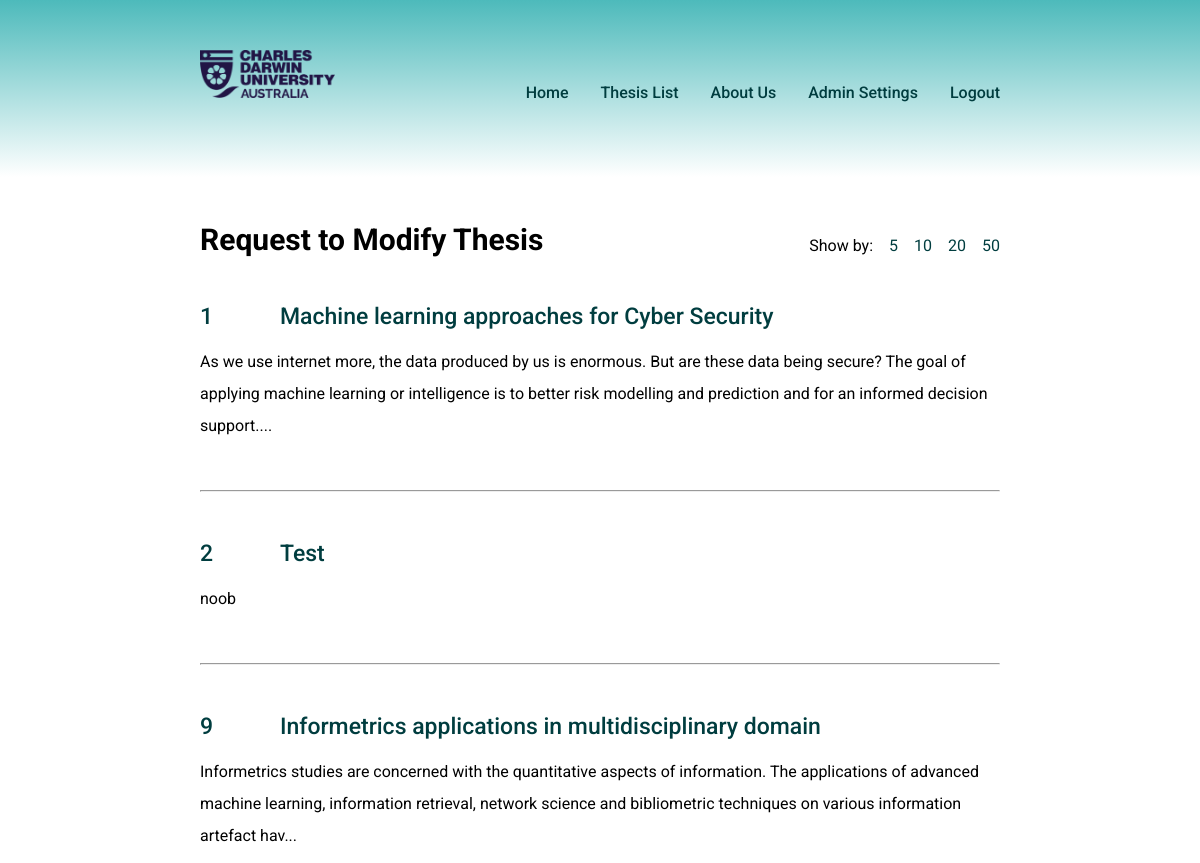
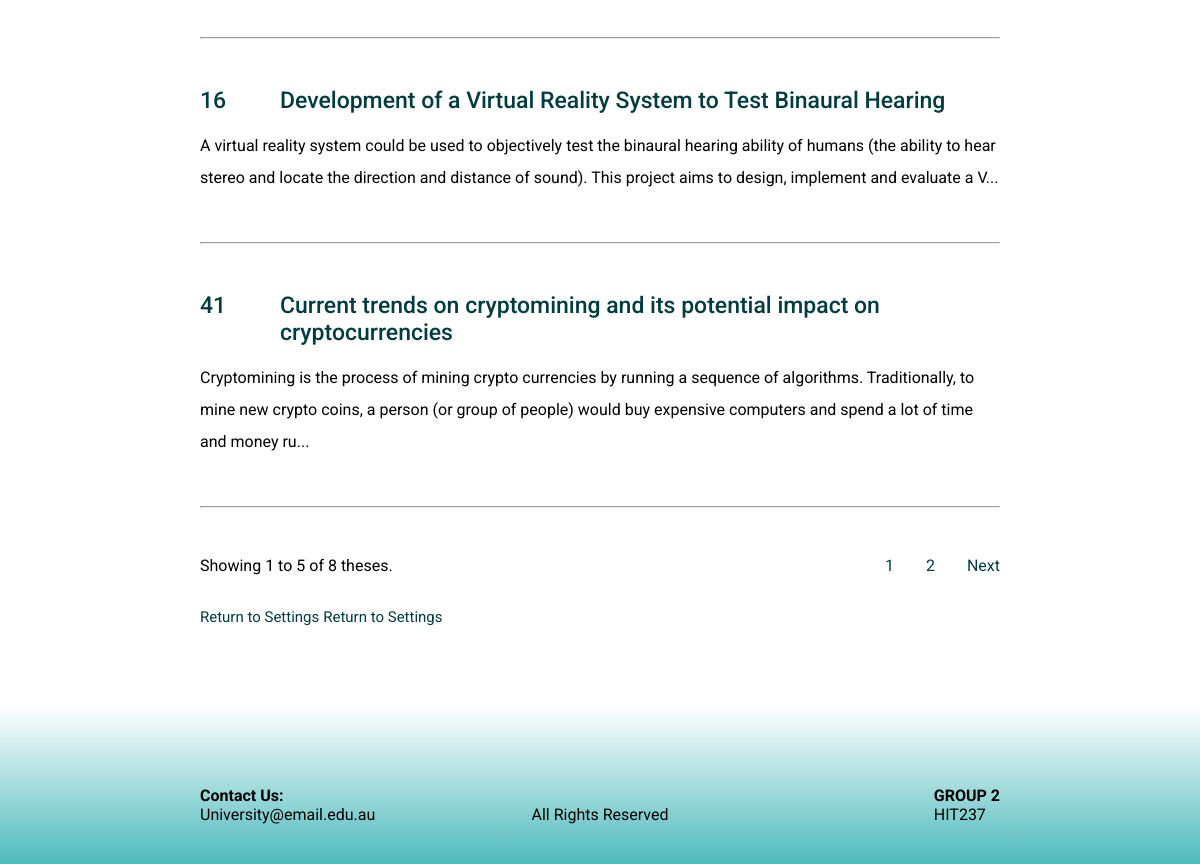
Before: /thesis/request/modify/ (signed in) with the older database file (2 pictures, top to bottom).
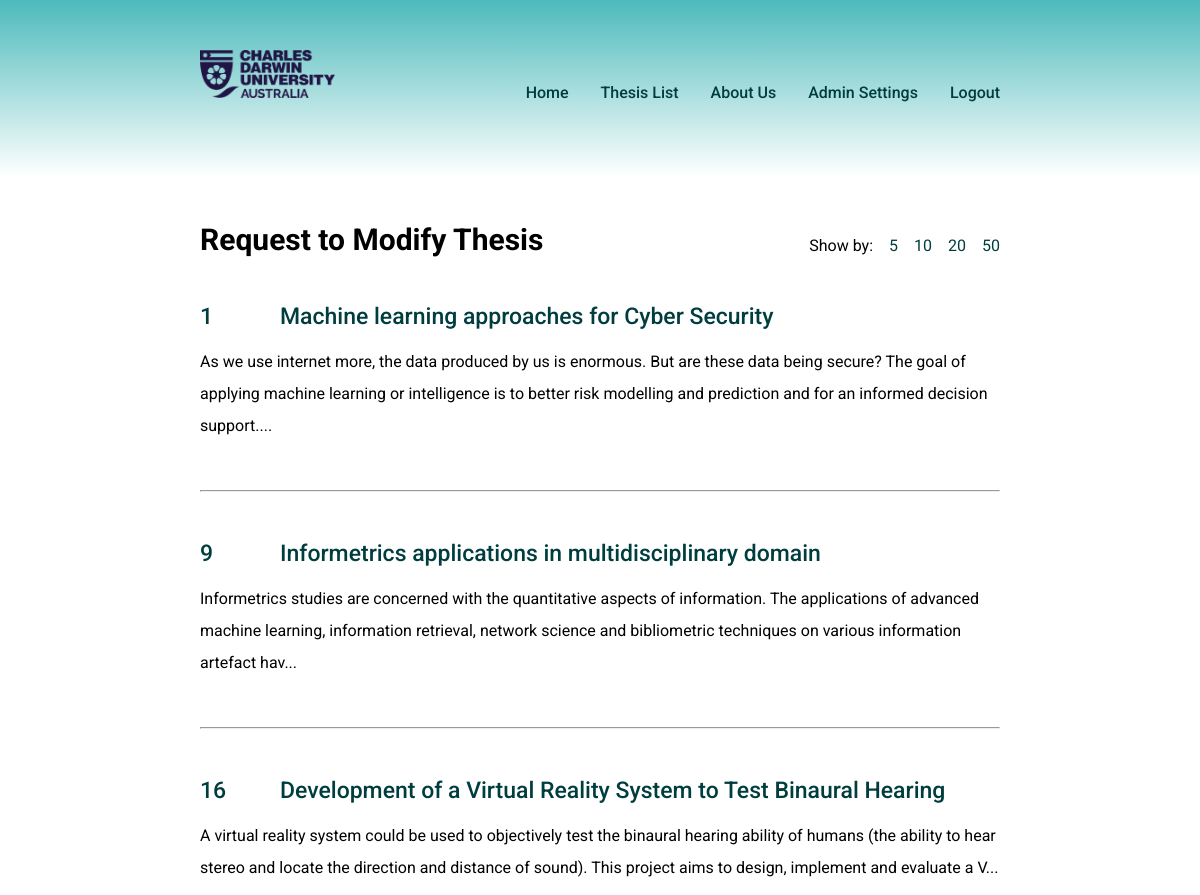
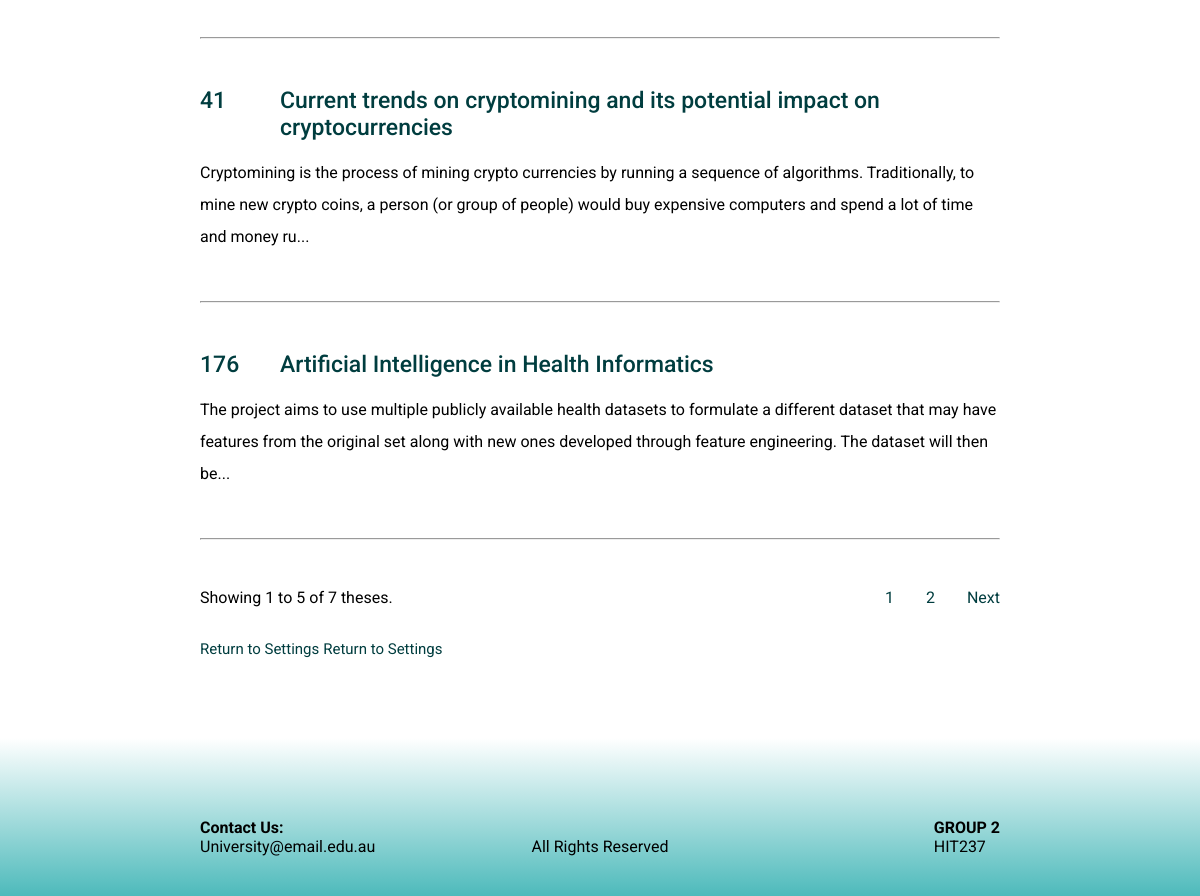
After: the same page with the newer database file (2 pictures, top to bottom).
### main/models.py (models this page shows, shortened)
class ThesisBase(models.Model):
    topic_number = models.IntegerField(
        validators=[
            MinValueValidator(1),
            MaxValueValidator(1000),
        ],
        verbose_name='Thesis Number',
        primary_key=True,
    )
    title = models.CharField(max_length=100, verbose_name='Thesis Title',)
    description = models.TextField(verbose_name='Thesis Description')
    category = models.ForeignKey(Category, on_delete=models.PROTECT, verbose_name='Category Name')
    supervisor = models.ForeignKey(Supervisor, on_delete= models.PROTECT, verbose_name='Supervisor Name')
    course = models.ManyToManyField(Course, verbose_name='Course Name')
    campus = models.ManyToManyField(Campus, verbose_name='Campus Name',)
    group_taker_limit = models.IntegerField(
        validators=[
            MinValueValidator(1),
            MaxValueValidator(20),
        ],
        verbose_name='Number Limit of group takers',
        null = True,
        blank=True
    )
    class Meta:
        abstract = True
        ordering = ['topic_number']

class Thesis(ThesisBase):
    date_created = models.DateTimeField(auto_now_add=True, verbose_name = 'Date Created')
    last_edited = models.DateTimeField(auto_now=True, verbose_name = 'Date Edited')

### main/views.py (the view, shortened to what this page needs)
# urls.py: path("thesis/request/<str:crud_action>/", views.request_crud, name="create_request"),
@login_required
@account_type_required('admin', 'supervisor')
def request_crud(request, crud_action, status=None, topic_number=None):
    if crud_action == 'create':
        if request.method =='POST':
            form = ThesisRequestFormAdd(request.POST)
            if form.is_valid():
                thesis_request = form.save(commit=False)
                thesis_request.requested_by = CustomUser.objects.get(username=request.user.username)
                thesis_request.request_type = crud_action
                thesis_request.save()
                form.save_m2m()
                requested_thesis = ThesisRequestAdd.objects.get(topic_number =form.cleaned_data['topic_number'])
                context = {
                    'request': True,
                    'request_type': 'create',
                    'type': 'create',
                    'thesis': requested_thesis,
                    'requested_by': requested_thesis.requested_by,
                    'request_date': requested_thesis.request_date,
                }
                return render(request, 'main/success.html', context)
        else:
            form = ThesisRequestFormAdd()
        context = {
            'request': True,
            'request_type': 'create',
            'form': form
        }
        return render(request, 'main/request_crud.html', context)
    elif crud_action == 'modify' or crud_action == 'delete':
        if topic_number is None:
            if status is None:
                thesis = Thesis.objects.all()
                new_description = {}
                for item in thesis:
                    description = item.description
                    word_count = description.split()
                    if len(description) > 230:
                        description = ''.join(description[:230])
                        punctuation = ['.', ',', '/', ';', ':', ' ']
                        if description[-1] in punctuation:
                            description = description[:-1] + '...'
                        else:
                            description = description + '...'
                        new_description[item.topic_number] = description
                    else:
                        new_description[item.topic_number] = description
                items_per_page = int(request.GET.get('items_per_page', 5))
                page = Paginator(thesis, items_per_page)
                page_number = request.GET.get("page")
                page_obj = page.get_page(page_number)
                total_pages = range(1, page.num_pages + 1)
                start_num = (page_obj.number - 1) * items_per_page + 1
                end_num = min(start_num + items_per_page - 1, page_obj.paginator.count)
                total_theses = len(thesis)
                context = {
                    'request_type': crud_action,
                    'menu': True,
                    'thesis': thesis,
                    'new_description': new_description,
                    'page_obj': page_obj, # contains various data about the current page
                    'total_pages': total_pages,
                    'start_num': start_num, # starting number of the thesis in the page
                    'end_num': end_num,
                    'total_theses': total_theses,
                    'items_per_page': items_per_page,
                }
                return render(request, 'main/request_crud.html', context)

### main/templates/main/request_crud.html (shortened to what the changed rows need)
{% extends "main/base.html" %}
{% block main_body %}
    {% if request_type == 'create' %}
        <h1 class="crud-heading">Request to Create New Thesis</h1>
        <form method="post" class="crud-form" novalidate>
            {% csrf_token %}
            {% for field in form %}
                <div class="field-container">
                    {% if field == form.course or field == form.campus %}
                        <div class="field-container-no-error">
                            <div class="field-label">
                                {{ field.label }}
                            </div>
                            <div class="field-input-checkbox">
                                {% for checkbox in field %}
                                    <div>{{ checkbox }}</div>
                                {% endfor %}
                            </div>
                        </div>
                        {% if field.errors %}
                            {% for error in field.errors %}
                                <p class="error">{{ error }}</p>
                            {% endfor %}
                        {% endif %}
                    {% else %}
                        <div class="field-container-no-error">
                            <div class="field-label">
                                {{ field.label }}
                            </div>
                            <div class="field-input">
                                {{ field }}
                            </div>
                        </div>
                        {% if field.errors %}
                            {% for error in field.errors %}
                                <p class="error">{{ error }}</p>
                            {% endfor %}
                        {% endif %}
                    {% endif %}
                </div>
            {% endfor %}
            <div class="submit-container"><button class="submit" type="submit">Create</button></div>
            <div class="bottom-options">
                {% if user.account_type == 'unit coordinator' or user.account_type == 'admin' %}
                    <a href="{% url 'CRUD' account_type='coordinator' %}" class="back">Return to Settings</a>
                {% elif user.account_type == 'supervisor' %}
                    <a href="{% url 'CRUD' account_type='supervisor' %}" class="back">Return to Settings</a>
                {% endif %}
            </div>
        </form>
    {% elif request_type == 'modify' or request_type == 'delete' %}
        {% if menu is True %}
            <div class="modify-or-delete-header-container">
                <h2 class="modify-or-delete-header">Request to {{ request_type|title }} Thesis</h2>
                <div class='per_page'>
                    <p>Show by:</p>
                    <a href="?items_per_page=5" {% if items_per_page == 5 %}class="active"{% endif %}>5</a>
                    <a href="?items_per_page=10" {% if items_per_page == 10 %}class="active"{% endif %}>10</a>
                    <a href="?items_per_page=20" {% if items_per_page == 20 %}class="active"{% endif %}>20</a>
                    <a href="?items_per_page=50" {% if items_per_page == 50 %}class="active"{% endif %}>50</a>
                </div>
            </div>
            {% for thesis in page_obj %}
                <section {% if thesis.status %}class="thesis-modify-container-pending"
                    {% else %}class="thesis-modify-container"{% endif %}>
                    {% if request_type == 'modify' %}
                        <a href="{% url 'create_request' crud_action='modify' topic_number=thesis.topic_number %}">
                    {% elif request_type == 'delete' %}
                        <a href="{% url 'create_request' crud_action='delete' topic_number=thesis.topic_number %}">
                    {% endif %}
                        <div class='thesis-title-container'>
                            <h3 class="topic_number-edit">{{ thesis.topic_number }}</h3>
                            <h3>{{ thesis.title }}</h3>
                        </div>
                    </a>
                    {% for number, description in new_description.items %}
                        {% if thesis.topic_number == number %}
                            <p class='description'>{{ description }}</p>
                        {% endif %}
                    {% endfor %}
                </section>
                <hr class="list-line">
            {% endfor %}
            <div class="thesis-pages">
                <p class='current'>Showing {{ start_num }} to {{ end_num }} of {{ total_theses }} theses.</p>
                <form class='quick-links' action="" method="get">
                    {% for total_pages in total_pages %}
                        <a href="?page={{ total_pages }}&items_per_page={{ items_per_page }}{{ filter_supervisor }}{{ filter_course }}{{ filter_category }}{{ filter_campus }}">{{ total_pages }}</a>
                    {% endfor %}
                    {% if page_obj.has_next %}
                        <a href="?page={{ page_obj.next_page_number }}&items_per_page={{ items_per_page }}{{ filter_supervisor }}{{ filter_course }}{{ filter_category }}{{ filter_campus }}">Next</a>
                    {% endif %}
                </form>
            </div>
            {% if user.account_type == 'unit coordinator' or user.account_type == 'admin' %}
                <a href="{% url 'CRUD' account_type='coordinator' %}" class="back">Return to Settings</a>
            {% elif user.account_type == 'supervisor' %}
                <a href="{% url 'CRUD' account_type='supervisor' %}" class="back">Return to Settings</a>
            {% endif %}
        {% endif %}
    {% endif %}
    {% if user.account_type == 'unit coordinator' or user.account_type == 'admin' %}
        <a href="{% url 'CRUD' account_type='coordinator' %}" class="back">Return to Settings</a>
    {% elif user.account_type == 'supervisor' %}
        <a href="{% url 'CRUD' account_type='supervisor' %}" class="back">Return to Settings</a>
    {% endif %}
{% endblock %}

Changed rows visible on the page:
removed Thesis: topic_number "2", title "Test", new_description "noob"
now on this page (row unchanged): Thesis: topic_number "176", title "Artificial Intelligence in Health Informatics", new_description "The project aims to use multiple publicly available health datasets to formulate a different dataset that may have features from the original set along with new ones developed through feature engineering. The dataset will then be..."
Other visible differences:
{{ total_theses }}: "8" → "7"
